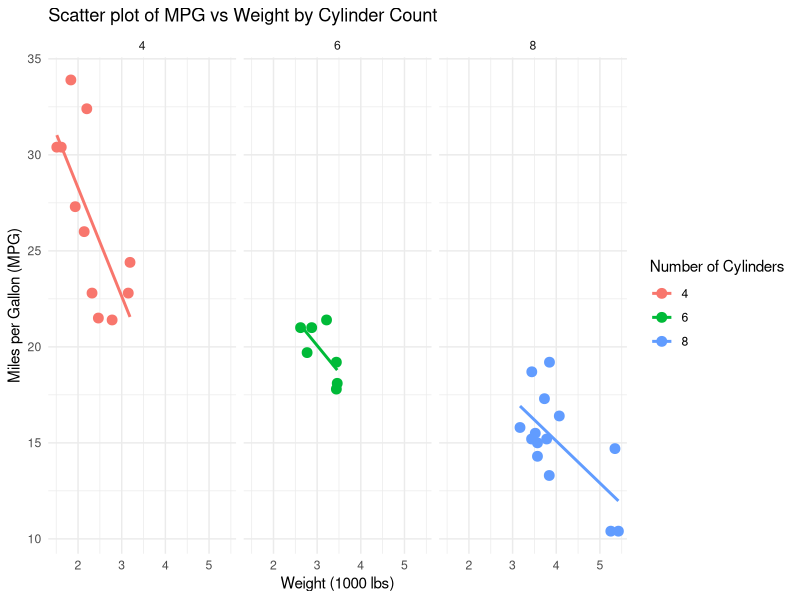
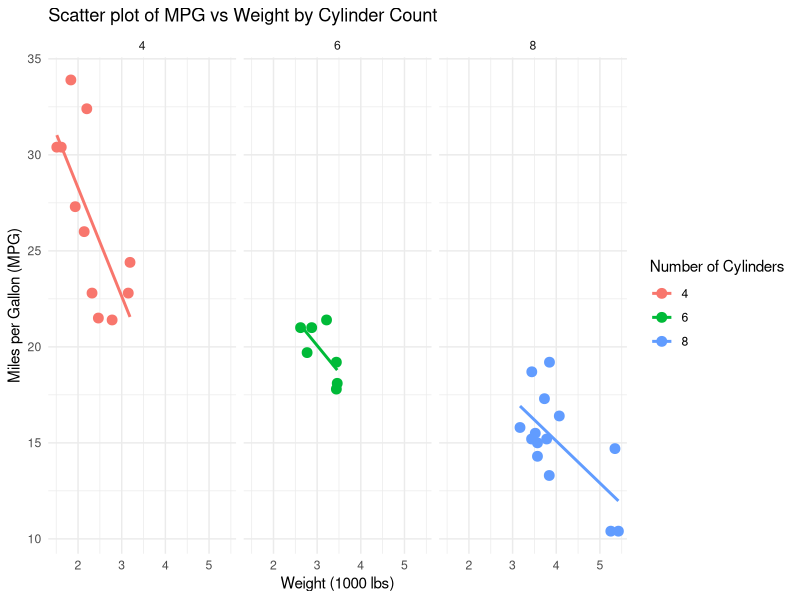

Write R code to recreate these figures, in order.
if (!require(ggplot2)) {
  install.packages("ggplot2")
}
if (!require(dplyr)) {
  install.packages("dplyr")
}

library(ggplot2)
library(dplyr)

data("mtcars")

mtcars$cyl <- as.factor(mtcars$cyl)

p <- ggplot(mtcars, aes(x = wt, y = mpg, color = cyl)) +
  geom_point(size = 3) +
  geom_smooth(method = "lm", se = FALSE) +
  facet_wrap(~ cyl) +
  labs(
    title = "Scatter plot of MPG vs Weight by Cylinder Count",
    x = "Weight (1000 lbs)",
    y = "Miles per Gallon (MPG)",
    color = "Number of Cylinders"
  ) +
  theme_minimal()

ggsave("scatter_plot.png", plot = p)

print(p)
